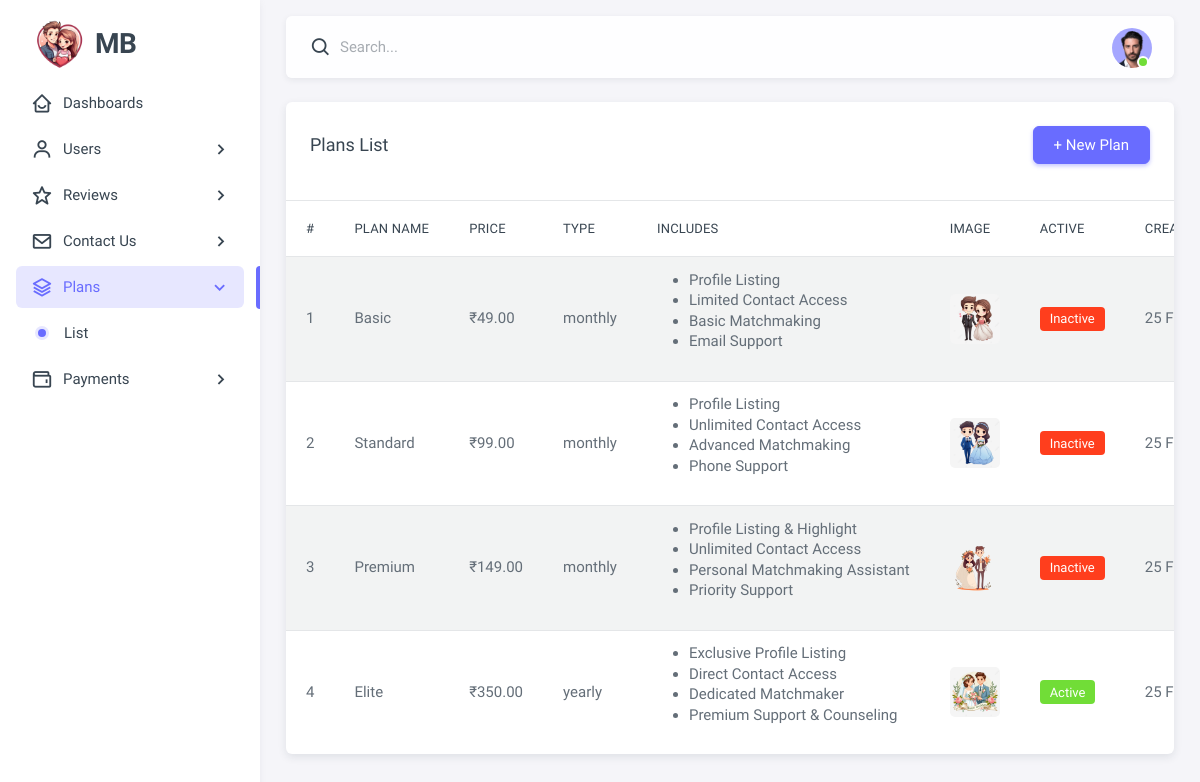
The app's page /admin/plan_list.php (signed in) with its own data.
### tables this page shows
CREATE TABLE `plans` (
  `id` int(11) NOT NULL,
  `plan_name` varchar(255) NOT NULL,
  `plan_price` decimal(10,2) NOT NULL,
  `plan_image` varchar(255) DEFAULT NULL,
  `plan_type` varchar(255) DEFAULT NULL,
  `is_active` tinyint(1) NOT NULL DEFAULT 1,
  `plan_include1` varchar(255) DEFAULT NULL,
  `plan_include2` varchar(255) DEFAULT NULL,
  `plan_include3` varchar(255) DEFAULT NULL,
  `plan_include4` varchar(255) DEFAULT NULL,
  `created_at` timestamp NOT NULL DEFAULT current_timestamp(),
  `updated_at` timestamp NOT NULL DEFAULT current_timestamp() ON UPDATE current_timestamp()
);

### admin/db.php (called while the page is built, shortened)
<?php
$base_url = "http://" . $_SERVER['HTTP_HOST'] . dirname($_SERVER['SCRIPT_NAME']);
?>

### admin/plan_list.php (the view, shortened to what this page needs)
<?php include 'header.php'; ?>
<?php
$sql = "SELECT * FROM plans ORDER BY created_at DESC";
$result = mysqli_query($conn, $sql);
?>
<body>
    <div class="layout-wrapper layout-content-navbar">
        <div class="layout-container">
            <?php include 'sidebar.php'; ?>
            <div class="layout-page">
                <?php include 'navbar.php'; ?>
                <div class="content-wrapper">
                    <div class="container-xxl flex-grow-1 container-p-y">
                        <div class="card">
                            <div class="d-flex justify-content-between align-items-center mb-3 card-header">
                                <h5 class="mb-0">Plans List</h5>
                                <a href="create_plan.php" class="btn btn-primary">+ New Plan</a>
                            </div>
                            <div class="table-responsive text-nowrap">
                                <table class="table table-striped">
                                    <thead>
                                        <tr>
                                            <th>#</th>
                                            <th>Plan Name</th>
                                            <th>Price</th>
                                            <th>Type</th>
                                            <th>Includes</th>
                                            <th>Image</th>
                                            <th>Active</th>
                                            <th>Created At</th>
                                        </tr>
                                    </thead>
                                    <tbody class="table-border-bottom-0">
                                        <?php if (mysqli_num_rows($result) > 0): ?>
                                        <?php $count = 1; ?>
                                        <?php while ($row = mysqli_fetch_assoc($result)): ?>
                                        <tr>
                                            <td><?= $count++; ?></td>
                                            <td><?= htmlspecialchars($row['plan_name']) ?></td>
                                            <td>₹<?= number_format($row['plan_price'], 2) ?></td>
                                            <td><?= htmlspecialchars($row['plan_type']) ?></td>
                                            <td>
                                                <ul>
                                                    <li><?= htmlspecialchars($row['plan_include1']) ?></li>
                                                    <li><?= htmlspecialchars($row['plan_include2']) ?></li>
                                                    <li><?= htmlspecialchars($row['plan_include3']) ?></li>
                                                    <li><?= htmlspecialchars($row['plan_include4']) ?></li>
                                                </ul>
                                            </td>
                                            <td>
                                                    <img src="<?= str_replace('admin/', '', $base_url . '/' . $row['plan_image']); ?>"
                                                     alt="Plan Picture" class="Plan-img"
                                                     onerror="this.onerror=null; this.src='<?= $base_url ?>/assets/img/avatar/avatar-1.png';"    width="50" height="50" style="border-radius: 5px;">
                                            </td>
                                            <td>
                                                <?php if ($row['is_active'] == 1): ?>
                                                <span class="badge bg-success">Active</span>
                                                <?php else: ?>
                                                <span class="badge bg-danger">Inactive</span>
                                                <?php endif; ?>
                                            </td>
                                            <td><?= date('d M Y, H:i', strtotime($row['created_at'])) ?></td>
                                        </tr>
                                        <?php endwhile; ?>
                                        <?php else: ?>
                                        <tr>
                                            <td colspan="9" class="text-center">No plans found</td>
                                        </tr>
                                        <?php endif; ?>
                                    </tbody>
                                </table>
                            </div>
                        </div>
                    </div>
                </div>
            </div>
        </div>
    </div>
</body>
</html>

### records on screen
plans: plan_name "Basic", plan_price "49.00", plan_type "monthly", plan_include1 "Profile Listing", plan_include2 "Limited Contact Access", plan_include3 "Basic Matchmaking", plan_include4 "Email Support", plan_image (picture), is_active "Inactive", created_at "25…"
plans: plan_name "Standard", plan_price "99.00", plan_type "monthly", plan_include1 "Profile Listing", plan_include2 "Unlimited Contact Access", plan_include3 "Advanced Matchmaking", plan_include4 "Phone Support", plan_image (picture), is_active "Inactive", created_at "25…"
plans: plan_name "Premium", plan_price "149.00", plan_type "monthly", plan_include1 "Profile Listing & Highlight", plan_include2 "Unlimited Contact Access", plan_include3 "Personal Matchmaking Assistant", plan_include4 "Priority Support", plan_image (picture), is_active "Inactive", created_at "25…"
plans: plan_name "Elite", plan_price "350.00", plan_type "yearly", plan_include1 "Exclusive Profile Listing", plan_include2 "Direct Contact Access", plan_include3 "Dedicated Matchmaker", plan_include4 "Premium Support & Counseling", plan_image (picture), is_active "Active", created_at "25…"
